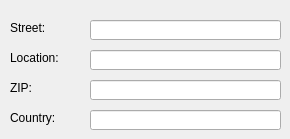
       <widget class="QWidget" name="privat" >
        <attribute name="title" >
         <string>&amp;Privat</string>
        </attribute>
        <widget class="QLineEdit" name="txt_users_privat_street" >
         <property name="geometry" >
          <rect>
           <x>90</x>
           <y>20</y>
           <width>191</width>
           <height>20</height>
          </rect>
         </property>
        </widget>
        <widget class="QLineEdit" name="txt_users_privat_location" >
         <property name="geometry" >
          <rect>
           <x>90</x>
           <y>50</y>
           <width>191</width>
           <height>20</height>
          </rect>
         </property>
        </widget>
        <widget class="QLineEdit" name="txt_users_privat_zip" >
         <property name="geometry" >
          <rect>
           <x>90</x>
           <y>80</y>
           <width>191</width>
           <height>20</height>
          </rect>
         </property>
        </widget>
        <widget class="QLineEdit" name="txt_users_privat_country" >
         <property name="geometry" >
          <rect>
           <x>90</x>
           <y>110</y>
           <width>191</width>
           <height>20</height>
          </rect>
         </property>
        </widget>
        <widget class="QLabel" name="label_29" >
         <property name="geometry" >
          <rect>
           <x>10</x>
           <y>108</y>
           <width>110</width>
           <height>20</height>
          </rect>
         </property>
         <property name="minimumSize" >
          <size>
           <width>110</width>
           <height>0</height>
          </size>
         </property>
         <property name="maximumSize" >
          <size>
           <width>110</width>
           <height>16777215</height>
          </size>
         </property>
         <property name="text" >
          <string>Country:</string>
         </property>
        </widget>
        <widget class="QLabel" name="label_27" >
         <property name="geometry" >
          <rect>
           <x>10</x>
           <y>78</y>
           <width>110</width>
           <height>20</height>
          </rect>
         </property>
         <property name="minimumSize" >
          <size>
           <width>110</width>
           <height>0</height>
          </size>
         </property>
         <property name="maximumSize" >
          <size>
           <width>110</width>
           <height>16777215</height>
          </size>
         </property>
         <property name="text" >
          <string>ZIP:</string>
         </property>
        </widget>
        <widget class="QLabel" name="label_28" >
         <property name="geometry" >
          <rect>
           <x>10</x>
           <y>48</y>
           <width>110</width>
           <height>20</height>
          </rect>
         </property>
         <property name="minimumSize" >
          <size>
           <width>110</width>
           <height>0</height>
          </size>
         </property>
         <property name="maximumSize" >
          <size>
           <width>110</width>
           <height>16777215</height>
          </size>
         </property>
         <property name="text" >
          <string>Location:</string>
         </property>
        </widget>
        <widget class="QLabel" name="label_26" >
         <property name="geometry" >
          <rect>
           <x>10</x>
           <y>18</y>
           <width>110</width>
           <height>20</height>
          </rect>
         </property>
         <property name="minimumSize" >
          <size>
           <width>110</width>
           <height>0</height>
          </size>
         </property>
         <property name="maximumSize" >
          <size>
           <width>110</width>
           <height>16777215</height>
          </size>
         </property>
         <property name="text" >
          <string>Street:</string>
         </property>
        </widget>
       </widget>
